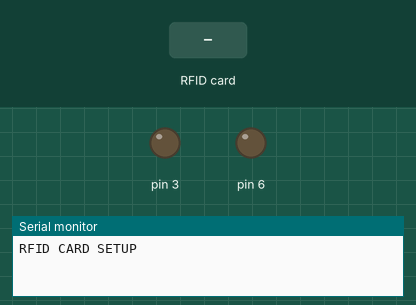
This sketch was run on a simulated Arduino Uno, built with avr-gcc and run on an emulated ATmega328P. Shown: output pins drawn as LEDs (lit = HIGH), the last lines printed to the serial monitor. Inputs (shaded band) come from the test bench. Pins used as bus, display or sensor lines are not drawn.

Above: at 1.2 s.
1.3 s: RFID card A7 E3 DE C6 held to the reader
At 2.1 s:
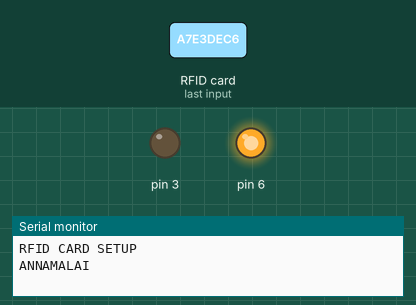
3.8 s: RFID card A7 E3 DE C6 held to the reader
At 4.6 s:
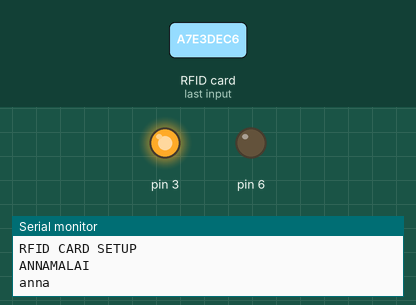
6.3 s: RFID card F3 EF FE 43 held to the reader
At 8.7 s:
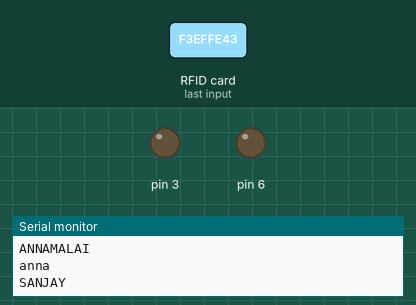
Timing chart, 0 to 10.2 s (numbered marks = the images above; inputs shaded):
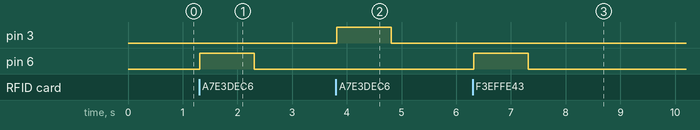

Measured:
- after the input at 1.3 s, pin 6: LOW → HIGH at once, → LOW 1.0 s later
- after the input at 3.8 s, pin 3: LOW → HIGH at once, → LOW 1.0 s later
- after the input at 6.3 s, pin 6: LOW → HIGH at once, → LOW 1.0 s later

The sketch:

rfid_tag_reader.ino
```cpp
#include <SPI.h>
#include <MFRC522.h>
String rfid = "";
bool id1 = false;
bool id2 = false;
bool id3 = false;
int successRead;

#define SDA_DIO 10
#define RESET_DIO 9
MFRC522 mfrc522(SDA_DIO, RESET_DIO);

void setup()
{
  Serial.begin(9600);

  SPI.begin();
  mfrc522.PCD_Init();
  pinMode(3,OUTPUT);
  pinMode(6,OUTPUT);
  Serial.println("RFID CARD SETUP");
}

void loop()
{
  do{
    successRead = getID();
  }
  while (!successRead);
  if (rfid == "A7 E3 DE C6")
  {
    id1 = !id1;
    if(id1 == true)
    {
      Serial.println("ANNAMALAI");
      digitalWrite(6,HIGH);
      delay(1000);
      digitalWrite(6,LOW);
      delay(1000);
    }
    else if(id1 == false)
    {
      Serial.println("anna");
      digitalWrite(3,HIGH);
      delay(1000);
      digitalWrite(3,LOW);
      delay(1000);
    }

  }

   if (rfid == "F3 EF FE 43")
  {
    id3 = !id3;
    if(id3 == true)
    {
      Serial.println("SANJAY");
      digitalWrite(6,HIGH);
      delay(1000);
      digitalWrite(6,LOW);
      delay(1000);
    }
    else if(id3 == false)
    {
      Serial.println("sanjay");
      digitalWrite(3,HIGH);
      delay(1000);
      digitalWrite(3,LOW);
      delay(1000);
    }

  }

  if (rfid == "95 1A 53 43")
  {
    id2 = !id2;
   if(id2 == true)
    {
      Serial.println("AJAI");
       digitalWrite(6,HIGH);
      delay(1000);
      digitalWrite(6,LOW);
      delay(1000);

    }
    else if(id2 == false)
    {
      Serial.println("a1");
       digitalWrite(3,HIGH);
      delay(1000);
      digitalWrite(3,LOW);
      delay(1000);
    }
  }
  rfid = "";


}


int getID() {

  if ( ! mfrc522.PICC_IsNewCardPresent()) {
    return 0;
  }
  if ( ! mfrc522.PICC_ReadCardSerial()) {
    return 0;
  }


  for (int i = 0; i < mfrc522.uid.size; i++)
  {
    rfid += mfrc522.uid.uidByte[i] < 0x10 ? " 0" : " ";
    rfid += String(mfrc522.uid.uidByte[i], HEX);
  }
  rfid.trim();
  rfid.toUpperCase();

  mfrc522.PICC_HaltA();
  return 1;
}
```
